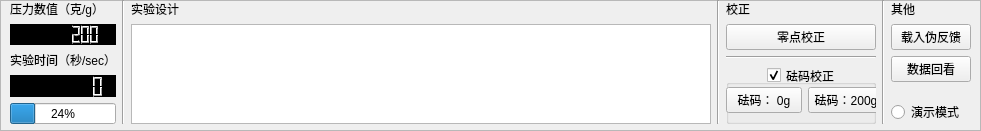
   <widget class="QFrame" name="zcc_bottomFrame">
    <property name="geometry">
     <rect>
      <x>220</x>
      <y>550</y>
      <width>981</width>
      <height>131</height>
     </rect>
    </property>
    <property name="frameShape">
     <enum>QFrame::StyledPanel</enum>
    </property>
    <property name="frameShadow">
     <enum>QFrame::Raised</enum>
    </property>
    <widget class="QWidget" name="horizontalLayoutWidget">
     <property name="geometry">
      <rect>
       <x>10</x>
       <y>0</y>
       <width>961</width>
       <height>124</height>
      </rect>
     </property>
     <layout class="QHBoxLayout" name="horizontalLayout">
      <item>
       <layout class="QVBoxLayout" name="verticalLayout_4">
        <item>
         <widget class="QLabel" name="label_4">
          <property name="text">
           <string>压力数值（克/g）</string>
          </property>
         </widget>
        </item>
        <item>
         <widget class="QLCDNumber" name="zcc_lcdNumber_yValue">
          <property name="styleSheet">
           <string notr="true">background-color: black; color: red; </string>
          </property>
          <property name="frameShape">
           <enum>QFrame::Panel</enum>
          </property>
          <property name="frameShadow">
           <enum>QFrame::Sunken</enum>
          </property>
          <property name="smallDecimalPoint">
           <bool>false</bool>
          </property>
          <property name="digitCount">
           <number>8</number>
          </property>
          <property name="segmentStyle">
           <enum>QLCDNumber::Outline</enum>
          </property>
          <property name="value" stdset="0">
           <double>200.000000000000000</double>
          </property>
         </widget>
        </item>
        <item>
         <widget class="QLabel" name="label_5">
          <property name="text">
           <string>实验时间（秒/sec）</string>
          </property>
         </widget>
        </item>
        <item>
         <widget class="QLCDNumber" name="zcc_lcdNumber_passedLength">
          <property name="styleSheet">
           <string notr="true">background-color: black; color: red; </string>
          </property>
          <property name="frameShape">
           <enum>QFrame::Panel</enum>
          </property>
          <property name="frameShadow">
           <enum>QFrame::Sunken</enum>
          </property>
          <property name="digitCount">
           <number>8</number>
          </property>
          <property name="segmentStyle">
           <enum>QLCDNumber::Outline</enum>
          </property>
         </widget>
        </item>
        <item>
         <spacer name="verticalSpacer_2">
          <property name="orientation">
           <enum>Qt::Vertical</enum>
          </property>
          <property name="sizeHint" stdset="0">
           <size>
            <width>20</width>
            <height>40</height>
           </size>
          </property>
         </spacer>
        </item>
        <item>
         <widget class="QProgressBar" name="zcc_progressBar_experimentProgress">
          <property name="sizePolicy">
           <sizepolicy hsizetype="Preferred" vsizetype="Fixed">
            <horstretch>0</horstretch>
            <verstretch>0</verstretch>
           </sizepolicy>
          </property>
          <property name="value">
           <number>24</number>
          </property>
          <property name="invertedAppearance">
           <bool>false</bool>
          </property>
         </widget>
        </item>
       </layout>
      </item>
      <item>
       <widget class="Line" name="line_8">
        <property name="orientation">
         <enum>Qt::Vertical</enum>
        </property>
       </widget>
      </item>
      <item>
       <layout class="QVBoxLayout" name="verticalLayout_7">
        <item>
         <widget class="QLabel" name="label_6">
          <property name="text">
           <string>实验设计</string>
          </property>
         </widget>
        </item>
        <item>
         <widget class="QTextBrowser" name="zcc_textBrowser_experimentDesign">
          <property name="sizePolicy">
           <sizepolicy hsizetype="Expanding" vsizetype="Preferred">
            <horstretch>0</horstretch>
            <verstretch>0</verstretch>
           </sizepolicy>
          </property>
          <property name="lineWrapMode">
           <enum>QTextEdit::NoWrap</enum>
          </property>
         </widget>
        </item>
       </layout>
      </item>
      <item>
       <widget class="Line" name="line_9">
        <property name="orientation">
         <enum>Qt::Vertical</enum>
        </property>
       </widget>
      </item>
      <item>
       <layout class="QVBoxLayout" name="verticalLayout_6">
        <item>
         <widget class="QLabel" name="label_7">
          <property name="sizePolicy">
           <sizepolicy hsizetype="Minimum" vsizetype="Fixed">
            <horstretch>0</horstretch>
            <verstretch>0</verstretch>
           </sizepolicy>
          </property>
          <property name="text">
           <string>校正</string>
          </property>
         </widget>
        </item>
        <item>
         <widget class="QPushButton" name="zcc_pushButton_zeroOffset">
          <property name="sizePolicy">
           <sizepolicy hsizetype="Preferred" vsizetype="Fixed">
            <horstretch>0</horstretch>
            <verstretch>0</verstretch>
           </sizepolicy>
          </property>
          <property name="text">
           <string>零点校正</string>
          </property>
         </widget>
        </item>
        <item>
         <widget class="Line" name="line_17">
          <property name="orientation">
           <enum>Qt::Horizontal</enum>
          </property>
         </widget>
        </item>
        <item>
         <widget class="QGroupBox" name="groupBox">
          <property name="sizePolicy">
           <sizepolicy hsizetype="Minimum" vsizetype="Expanding">
            <horstretch>0</horstretch>
            <verstretch>0</verstretch>
           </sizepolicy>
          </property>
          <property name="minimumSize">
           <size>
            <width>150</width>
            <height>0</height>
           </size>
          </property>
          <property name="baseSize">
           <size>
            <width>0</width>
            <height>0</height>
           </size>
          </property>
          <property name="title">
           <string>砝码校正</string>
          </property>
          <property name="alignment">
           <set>Qt::AlignCenter</set>
          </property>
          <property name="checkable">
           <bool>true</bool>
          </property>
          <widget class="QWidget" name="horizontalLayoutWidget_3">
           <property name="geometry">
            <rect>
             <x>0</x>
             <y>20</y>
             <width>158</width>
             <height>31</height>
            </rect>
           </property>
           <layout class="QHBoxLayout" name="horizontalLayout_21">
            <item>
             <widget class="QPushButton" name="zcc_pushButton_0gPressure">
              <property name="sizePolicy">
               <sizepolicy hsizetype="Minimum" vsizetype="Fixed">
                <horstretch>0</horstretch>
                <verstretch>0</verstretch>
               </sizepolicy>
              </property>
              <property name="text">
               <string>砝码： 0g</string>
              </property>
             </widget>
            </item>
            <item>
             <widget class="QPushButton" name="zcc_pushButton_200gPressure">
              <property name="text">
               <string>砝码：200g</string>
              </property>
             </widget>
            </item>
           </layout>
          </widget>
         </widget>
        </item>
       </layout>
      </item>
      <item>
       <widget class="Line" name="line_10">
        <property name="orientation">
         <enum>Qt::Vertical</enum>
        </property>
       </widget>
      </item>
      <item>
       <layout class="QVBoxLayout" name="verticalLayout_5">
        <item>
         <widget class="QLabel" name="label_17">
          <property name="text">
           <string>其他</string>
          </property>
         </widget>
        </item>
        <item>
         <widget class="QPushButton" name="zcc_pushButton_loadFakeFeedback">
          <property name="text">
           <string>载入伪反馈</string>
          </property>
         </widget>
        </item>
        <item>
         <widget class="QPushButton" name="zcc_pushButton_replayCurve">
          <property name="text">
           <string>数据回看</string>
          </property>
         </widget>
        </item>
        <item>
         <spacer name="verticalSpacer_4">
          <property name="orientation">
           <enum>Qt::Vertical</enum>
          </property>
          <property name="sizeHint" stdset="0">
           <size>
            <width>20</width>
            <height>40</height>
           </size>
          </property>
         </spacer>
        </item>
        <item>
         <widget class="QRadioButton" name="zcc_radioButton_educationMode">
          <property name="text">
           <string>演示模式</string>
          </property>
         </widget>
        </item>
       </layout>
      </item>
     </layout>
    </widget>
   </widget>
